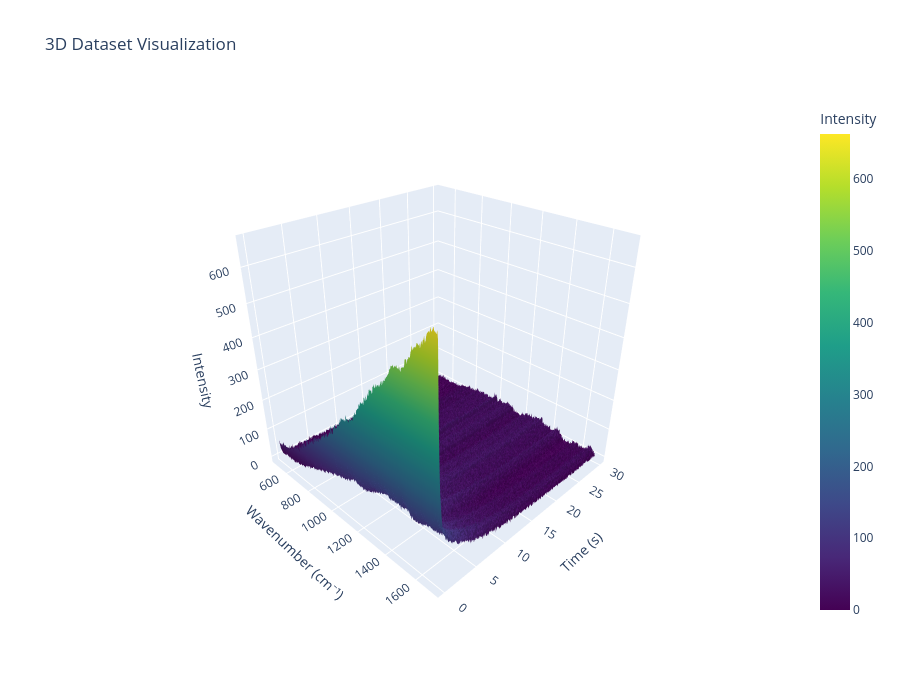

This figure's notebook cell:
### Markdown cell above
### Visualise Synthetic Data

### Code cell
# Visualise Generated Data
sample = 8

plot_decomposition(synthetic_ds, sample, 3)

plot_temporal_decomposition(synthetic_ds, sample)

visualize_data_3d(
    data=synthetic_ds.sel(sample=sample).intensity_raw.values,
    time_values=synthetic_ds.bleaching_time.values,
    wavenumbers=synthetic_ds.sel(sample=1).wavenumber.values,
)

### Figure 1 — Plotly figure (JSON) as saved in the notebook; plotly's stock layout.template omitted (floating-point values rounded to 4 significant figures; data arrays with more than 128 entries replaced by an {"elided": "..."} marker saying what was removed)
{"data": [{"colorbar": {"title": {"text": "Intensity"}, "x": 1.02}, "colorscale": [[0.0, "#440154"], [0.1111, "#482878"], [0.2222, "#3e4989"], [0.3333, "#31688e"], [0.4444, "#26828e"], [0.5556, "#1f9e89"], [0.6667, "#35b779"], [0.7778, "#6ece58"], [0.8889, "#b5de2b"], [1.0, "#fde725"]], "x": {"elided": "315 float values"}, "y": {"elided": "301 float values"}, "z": {"elided": "301x315 float values"}, "type": "surface"}], "layout": {"scene": {"camera": {"eye": {"x": 1.5, "y": -1.5, "z": 1.2}}, "xaxis": {"title": {"text": "Wavenumber (cm⁻¹)"}}, "yaxis": {"title": {"text": "Time (s)"}}, "zaxis": {"title": {"text": "Intensity"}}}, "title": {"text": "3D Dataset Visualization"}, "width": 900, "height": 700}}
